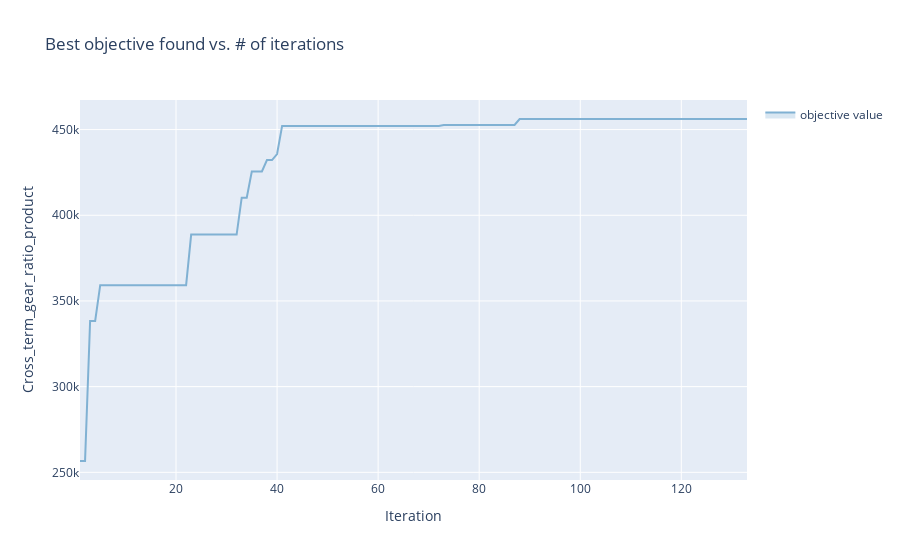

Notebook source saved alongside this figure:
### Code cell
render(Tag_client.get_optimization_trace())

### Figure 1 — Plotly figure (JSON) as saved in the notebook; plotly's stock layout.template omitted (floating-point values rounded to 4 significant figures; data arrays with more than 128 entries replaced by an {"elided": "..."} marker saying what was removed)
{"data": [{"hoverinfo": "none", "legendgroup": "", "line": {"width": 0}, "mode": "lines", "showlegend": false, "type": "scatter", "x": {"elided": "133 int values"}, "y": {"elided": "133 float values"}}, {"fill": "tonexty", "fillcolor": "rgba(128,177,211,0.3)", "legendgroup": "objective value", "line": {"color": "rgba(128,177,211,1)"}, "mode": "lines", "name": "objective value", "text": {"elided": "133 str values"}, "type": "scatter", "x": {"elided": "133 int values"}, "y": {"elided": "133 float values"}}, {"fill": "tonexty", "fillcolor": "rgba(128,177,211,0.3)", "hoverinfo": "none", "legendgroup": "", "line": {"width": 0}, "mode": "lines", "showlegend": false, "type": "scatter", "x": {"elided": "133 int values"}, "y": {"elided": "133 float values"}}], "layout": {"showlegend": true, "title": {"text": "Best objective found vs. # of iterations"}, "xaxis": {"title": {"text": "Iteration"}}, "yaxis": {"title": {"text": "Cross_term_gear_ratio_product"}}}}
